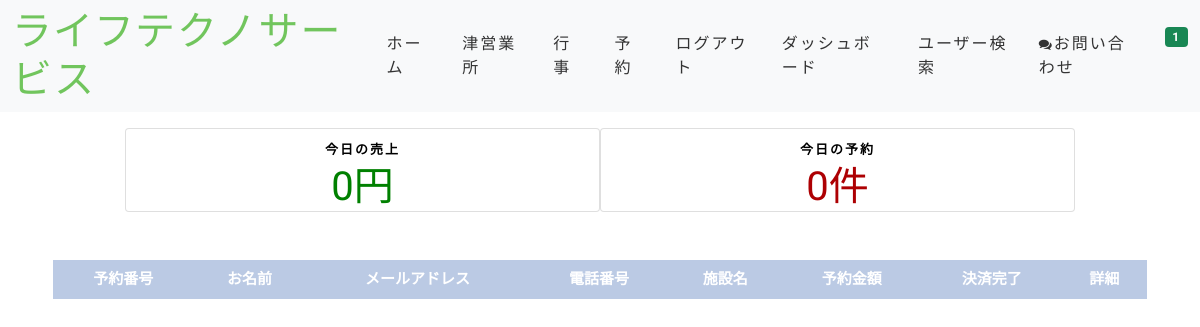
/dashboard/dashboard/ (signed in), run on an earlier commit of the app's database.
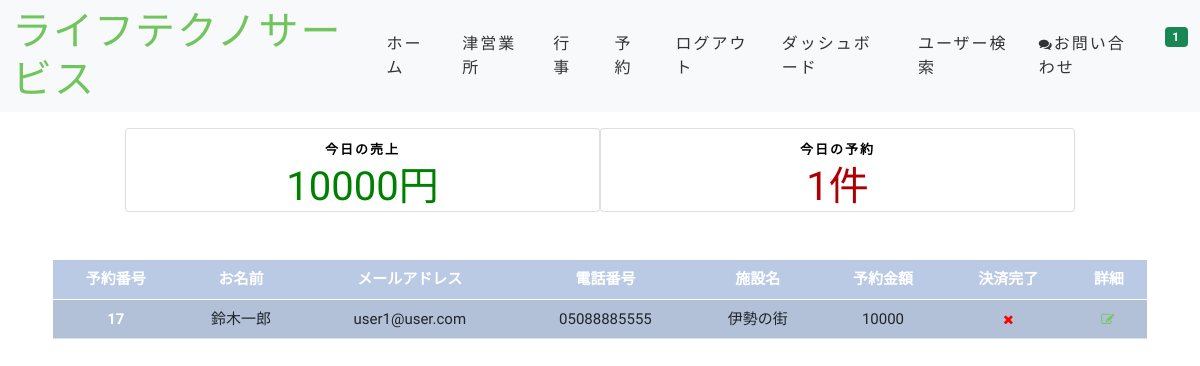
And on a later commit of the database.
### customer/models.py (models this page shows, shortened)
class OrderModel(models.Model):
    created_on = models.DateTimeField(auto_now_add=True)
    price = models.IntegerField()
    items = models.ManyToManyField('MenuItem', related_name='order', blank=True)
    name = models.CharField(max_length=50, blank=True)
    email = models.CharField(max_length=50, blank=True)
    facility = models.CharField(max_length=50, blank=True)
    phone = models.CharField(max_length=50, blank=True)
    is_paid = models.BooleanField(default=False)

### dashboard/views.py (the view)
# urls.py: path('dashboard/', Dashboard.as_view(), name='dashboard'),
class Dashboard(LoginRequiredMixin, UserPassesTestMixin, View):
    def get(self, request, *args, **kwargs):
        today = datetime.today()
        orders = OrderModel.objects.filter(created_on__year=today.year, created_on__month=today.month, created_on__day=today.day)
        unpaid_orders = []
        total_revenue = 0
        for order in orders:
            total_revenue += order.price
            if not order.is_paid:
                unpaid_orders.append(order)
        context = {
            'orders': unpaid_orders,
            'total_revenue': total_revenue,
            'total_orders' : len(orders)
        }
        return render(request, 'dashboard/dashboard.html',context)
    def test_func(self):
        return self.request.user.groups.filter(name='staff').exists()

### home/templatetags/custom_tags.py (called while the page is built)
@register.inclusion_tag('show_notifications.html', takes_context=True)
def show_notifications(context):
    request_user = context['request'].user
    notifications = Notification.objects.filter(to_user=request_user).exclude(user_has_seen=True).order_by('-date')
    return {'notifications': notifications}

### dashboard/templates/dashboard/dashboard.html
{% extends 'base.html' %}
{% block content %}
<div class="container">
    <div class="row justify-content-center mt-3">
        <div class="card col-md-5 mr-3">
            <h4 class="text-center pt-2">今日の売上</h4>
            <h1 class="text-center" style="color:green;">{{ total_revenue }}円</h1>
        </div>
        <div class="card col-md-5 mr-3">
            <h4 class="text-center pt-2">今日の予約</h4>
            <h1 class="text-center" style="color:#ad0003;">{{ total_orders }}件</h1>
        </div>
    </div>
    <div class="row justify-content-center">
        <div class="col-md-12 mt-5">
            <table class="table table-hover table-striped">
                <thead>
                    <tr>
                        <th scope="col">予約番号</th>
                        <th scope="col">お名前</th>
                        <th scope="col">メールアドレス</th>
                        <th scope="col">電話番号</th>
                        <th scope="col">施設名</th>
                        <th scope="col">予約金額</th>
                        <th scope="col">決済完了</th>
                        <th scope="col">詳細</th>
                    </tr>
                </thead>
                <tbody>
                {% for order in orders %}
                    <tr>
                        <th scope="row">{{ order.pk }}</th>
                        <td>{{ order.name }}</td>
                        <td>{{ order.email }}</td>
                        <td>{{ order.phone }}</td>
                        <td>{{ order.facility }}</td>
                        <td>{{ order.price }}</td>
                        <td>
                            {% if order.is_paid %}
                                <i style="color:green;" class="fa fa-check"></i>
                            {% else %}
                                <i style="color:red;" class="fa fa-times"></i>
                            {% endif %}
                        </td>
                        <td><a href="{% url 'order-detail' order.pk %}"><i class="fa fa-edit"></i></a></td>
                    </tr>
                {% endfor %}
                </tbody>
            </table>
        </div>
    </div>
</div>
{% endblock content %}

What changed in the data, as far as the page shows it:
added OrderModel: pk "17", name "鈴木一郎", email "user1@user.com", phone "05088885555", facility "伊勢の街", price "10000", is_paid False (drawn)
Also different on the page:
{{ total_revenue }}: "0" → "10000"
{{ total_orders }}: "0" → "1"
